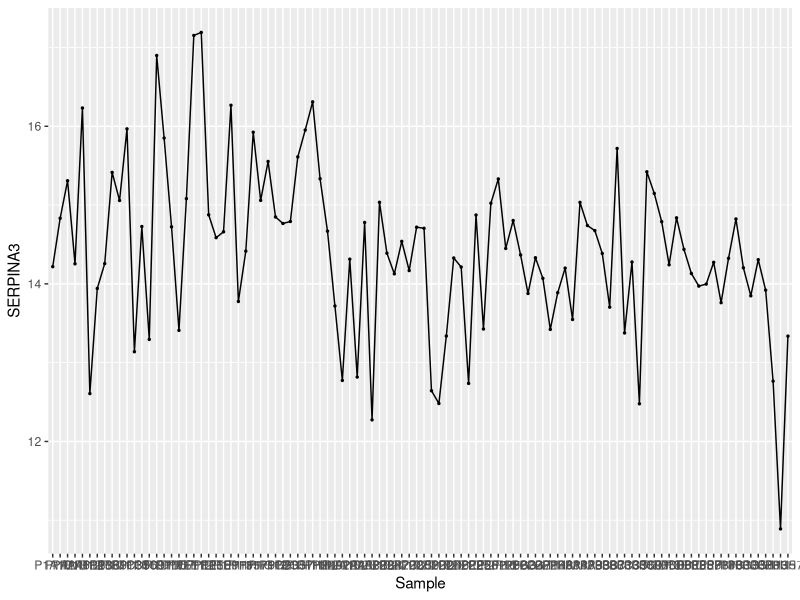
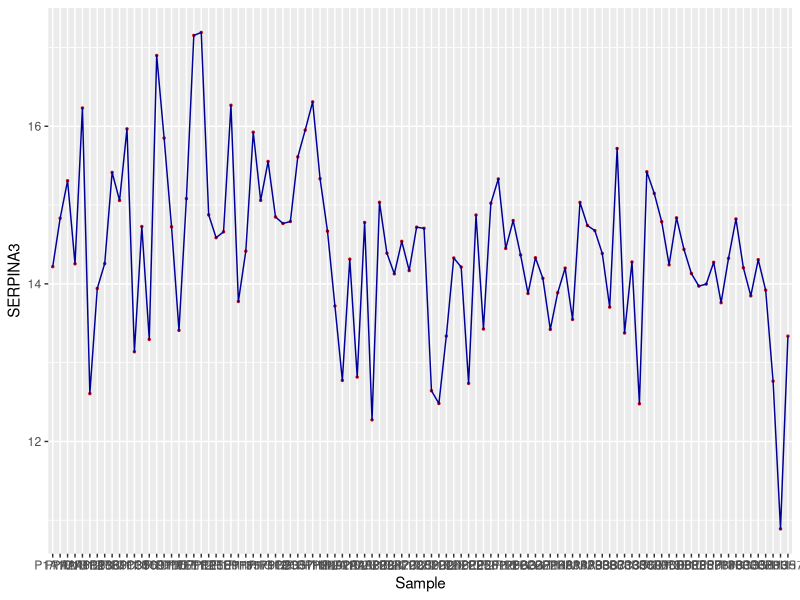
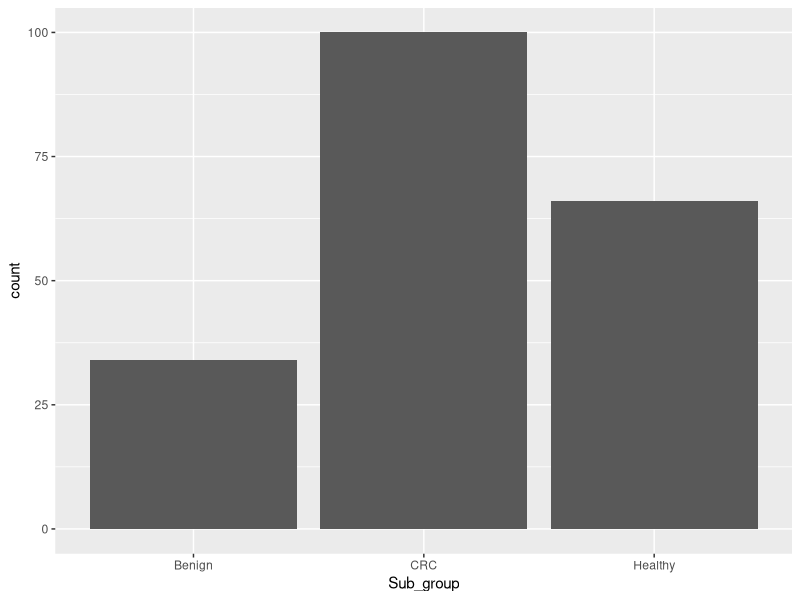
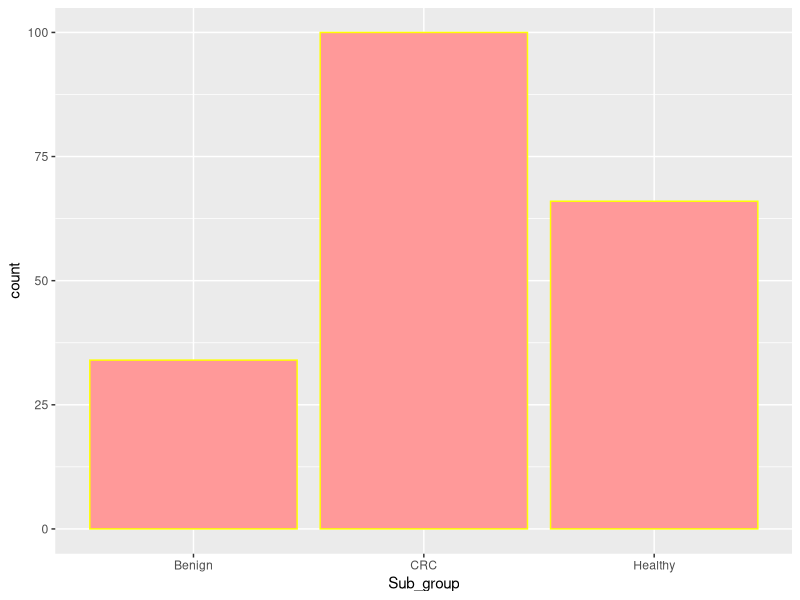
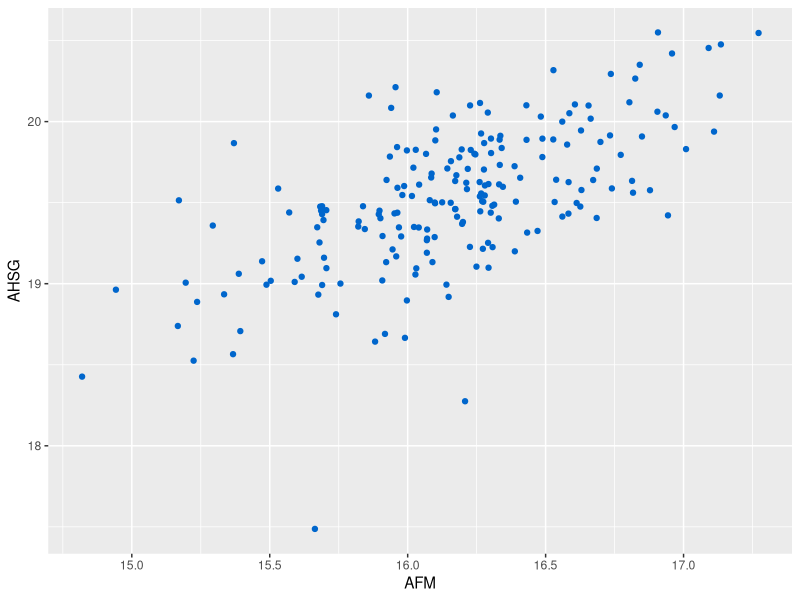
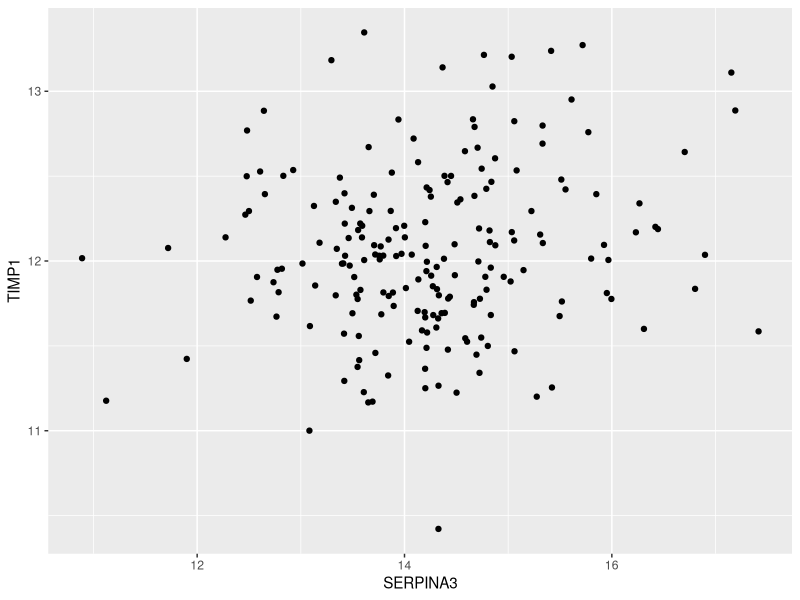
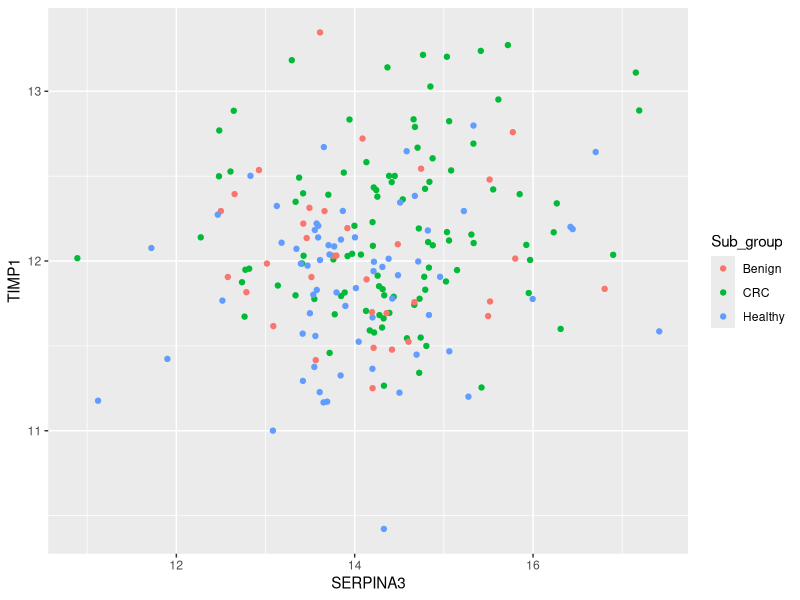
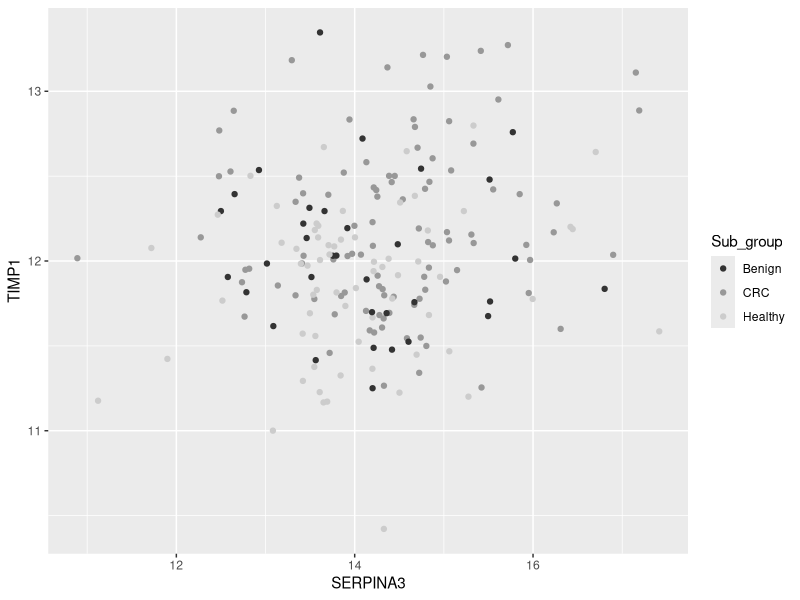

Recreate these plots in R, in order.
## ---- chunk 1
knitr::opts_chunk$set(echo = TRUE)
## ---- chunk 2
library(ggplot2)
CRC <- read.csv("./data/CRC_train.csv")
## ---- chunk 3
# Default black lines and points
g <- ggplot(CRC[1:100,],aes(Sample, SERPINA3, group = 1))
g + geom_point(size = 0.5) +
  geom_line()

# Dark blue lines, red dots
g + geom_point(size = 0.5, colour="#CC0000") +
  geom_line(colour="#000099")

# Default dark bars
g1 <- ggplot(CRC, aes(Sub_group)) 
g1 + geom_bar()

# Red fill, black outlines
g1 + geom_bar(fill="#FF9999", colour="yellow") 
## ---- chunk 4
ggplot(CRC, aes(x = AFM, y = AHSG))+
  geom_point(colour="#0066cc")

## ---- chunk 5
# Default: dark color
g2 <- ggplot(CRC, aes(x = SERPINA3, y = TIMP1))
g2 + geom_point()

# Make the color conditional on 'Sub_group'
g2 + geom_point(mapping = aes(color = Sub_group))
## ---- chunk 6
# Sequential grey colour scales
g2 + geom_point(mapping = aes(color = Sub_group)) +
  scale_color_grey()

# Change the colour manually
g2 + geom_point(mapping = aes(color = Sub_group)) + 
  scale_color_manual(values=c("#999999", "#E69F00", "#56B4E9"))

# RColorBrewer is a good R package for color palettes.
# Its function has an argument for the number of colors and the color palette
# install.packages("RColorBrewer")
library(RColorBrewer)
brewer.pal(4, "Set1")
g2 + geom_point(mapping = aes(color = Sub_group)) + 
  scale_color_manual(values=brewer.pal(3, "Set1"))

# Sequential purple colour scales
g2 + geom_point(mapping = aes(color = Sub_group)) +
  scale_color_brewer(palette = "Purples")

# Diverging Spectral color
g2 + geom_point(mapping = aes(color = Sub_group)) +
  scale_color_brewer(palette = "Spectral")

# Qualitative Set1 color
g2 + geom_point(mapping = aes(color = Sub_group)) +
  scale_color_brewer(palette = "Set1")
## ---- chunk 7
ggplot(CRC, aes(x = AFM, y = AHSG))+
  geom_point(mapping = aes(color = Gender))+
  scale_color_brewer(palette = "Paired")
